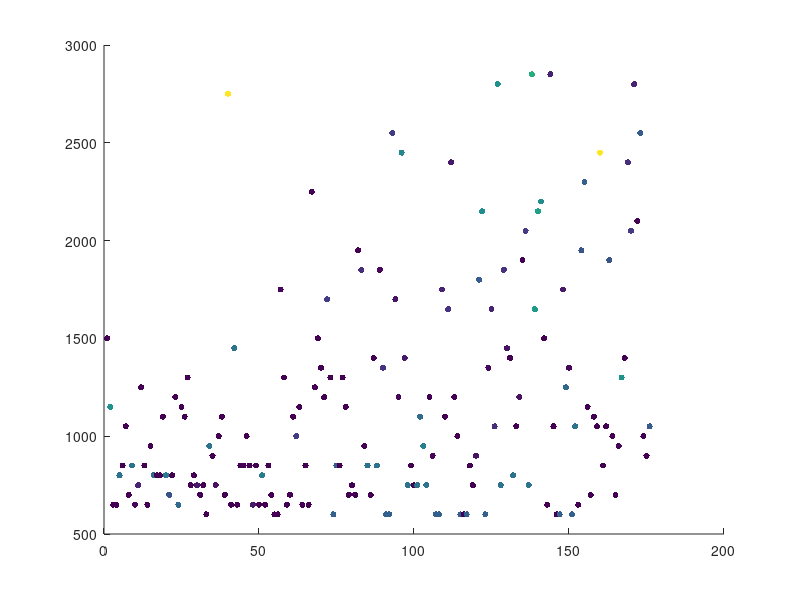

Here is the MATLAB script that generated this plot: (Note: this script raises an error after producing the figure.)
data = load("data/marine1.csv")
[n, p] = size(data);
m = n
scores=data(1:m,1);
steps=data(1:m,3);
supplyWorkers=data(1:m,4);
supplyArmy=data(1:m,5);
totalUnits=data(1:m,6);
totalUnitsKilled=data(1:m,7);
totalStructuresKilled=data(1:m,8);

gameLength=[steps(1) diff(steps.')]

explorationDecay=0.9999;

clf
scatter([1:m], totalUnits, 20, supplyWorkers, 'filled');
hold on
yyaxis right
plot([1:m], max(1*explorationDecay.^steps, 0.10));
yyaxis left
stepSize=100
means = []
deviations = []
j = 1
for i=1:stepSize:m-stepSize
    i
    means(j)=mean(scores(i:i+stepSize));
    deviations(j)=std(scores(i:i+stepSize));
    j = j + 1;
end
means;
deviations;
%eb = errorbar([1:stepSize:m-stepSize] + stepSize/2, means, deviations * 2)
%eb.Color = 'black';
%eb.CapSize = stepSize/4;
hold off
c = colorbar;
%yyaxis left

title('',...
    'FontUnits','points',...
    'interpreter','latex',...
    'FontWeight','normal',...
    'FontSize',12,...
    'FontName','Times')
ylabel({'score'},...
    'FontUnits','points',...
    'interpreter','latex',...
    'FontWeight','normal',...
    'FontSize',18,...z
    'FontName','Times')
xlabel('episode',...
    'FontUnits','points',...
    'interpreter','latex',...
    'FontWeight','normal',...
    'FontSize',18,...
    'FontName','Times')
ylabel(c, 'workers');
set(gca,...
    'FontSize',10);
%xlim([0 710])

name = ['figures/', 'marine1', '.eps'];
print('-depsc2', name);
%print('BarPlot', '-dpng');

%clf
m1 = mean(scores)
s1 = std(scores)
hold on
%histogram(scores(1000:1400), 'BinWidth', 200)
%histogram(scores(300:700), 'BinWidth', 200)
hold off